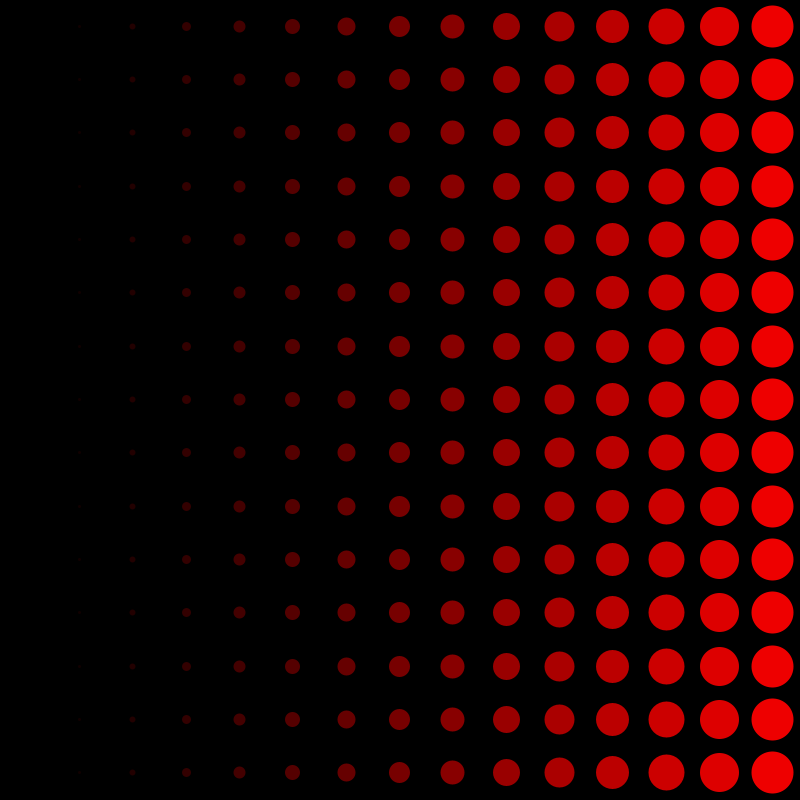
Frame 1 (no input)
Frame 60 (the mouse pressed at the canvas centre just before this capture): identical to frame 1, image omitted
Frame 120 (the mouse held since frame 60 and released just before this capture): identical to frame 1, image omitted

The Processing sketch that drew this single still picture (run headless with seeded random() and noise(); from frame 60 on, the mouse is pressed at the canvas centre):

// Processing sketch: sketch_10
// ── sketch_10.pde
/*
this sketch uses a 2d array of integers. 
 looping through a set of nested loops, it 
 fills every entry of the array with the same 
 size of 15. in the draw loop, based on the 
 size saved to the array, it sets the size of 
 an ellipse being drawn.
 
 change the sketch so that the circles gradually 
 get bigger as the array loops through the 'i' 
 dimension. make a second 2D array to hold color 
 information and make a color gradient along the 
 'i' dimension as well. you might want to map 
 color for this. your sketch does not have to 
 match exactly, but should have a similar 
 gradient in size and color.
 */

int gridW = 15;
int gridH = 15;

int[][] sizes = new int[gridW][gridH];
int[][] colors = new int[gridW][gridH];

void setup() {
  size(800, 800);
  noStroke();
  for (int i = 0; i < gridW; i++) {
    for (int j = 0; j < gridH; j++) {
      sizes[i][j] += i*3;
      colors[i][j] += i;
    }
  }
}

void draw() {
  background(0);
  for (int i = 0; i < gridW; i++) {
    for (int j = 0; j < gridH; j++) {

      float w = width/gridW;
      float h = height/gridH;
      float xPos = i * width/gridW + w/2;
      float yPos = j * height/gridH + h/2;

      float c = map(colors[i][j], 0, 15, 0, 255);
      fill(c, 0, 0);
      println(colors[i][j]);
      ellipse(xPos, yPos, sizes[i][j], sizes[i][j]);
    }
  }
}
